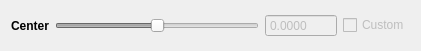
               <widget class="QWidget" name="layoutWidget_10">
                <property name="geometry">
                 <rect>
                  <x>20</x>
                  <y>380</y>
                  <width>421</width>
                  <height>51</height>
                 </rect>
                </property>
                <layout class="QGridLayout" name="gridLayout_17">
                 <item row="0" column="1">
                  <widget class="QSlider" name="sampleOA_centerPoint_slider">
                   <property name="enabled">
                    <bool>false</bool>
                   </property>
                   <property name="maximum">
                    <number>100</number>
                   </property>
                   <property name="pageStep">
                    <number>1</number>
                   </property>
                   <property name="value">
                    <number>50</number>
                   </property>
                   <property name="orientation">
                    <enum>Qt::Horizontal</enum>
                   </property>
                  </widget>
                 </item>
                 <item row="0" column="2">
                  <widget class="QDoubleSpinBox" name="sampleOA_centerPoint_doubleSpinBox">
                   <property name="enabled">
                    <bool>false</bool>
                   </property>
                   <property name="locale">
                    <locale language="English" country="UnitedStates"/>
                   </property>
                   <property name="readOnly">
                    <bool>true</bool>
                   </property>
                   <property name="buttonSymbols">
                    <enum>QAbstractSpinBox::NoButtons</enum>
                   </property>
                   <property name="decimals">
                    <number>4</number>
                   </property>
                   <property name="minimum">
                    <double>-1000.000000000000000</double>
                   </property>
                   <property name="maximum">
                    <double>1000.000000000000000</double>
                   </property>
                  </widget>
                 </item>
                 <item row="0" column="0">
                  <widget class="QLabel" name="label_140">
                   <property name="font">
                    <font>
                     <weight>75</weight>
                     <bold>true</bold>
                    </font>
                   </property>
                   <property name="text">
                    <string>Center</string>
                   </property>
                  </widget>
                 </item>
                 <item row="0" column="3">
                  <widget class="QCheckBox" name="sampleOA_customCenterPoint_checkBox">
                   <property name="enabled">
                    <bool>false</bool>
                   </property>
                   <property name="toolTip">
                    <string>&lt;html&gt;&lt;head/&gt;&lt;body&gt;&lt;ul style=&quot;margin-left: -30px&quot;&gt;&lt;li&gt;Check to allow the beamwaist be different from silica reference.&lt;/li&gt;&lt;li&gt;Uncheck to recover the beamwaist from silica reference.&lt;/li&gt;&lt;ul&gt;&lt;/body&gt;&lt;/html&gt;</string>
                   </property>
                   <property name="text">
                    <string>Custom</string>
                   </property>
                  </widget>
                 </item>
                </layout>
               </widget>
